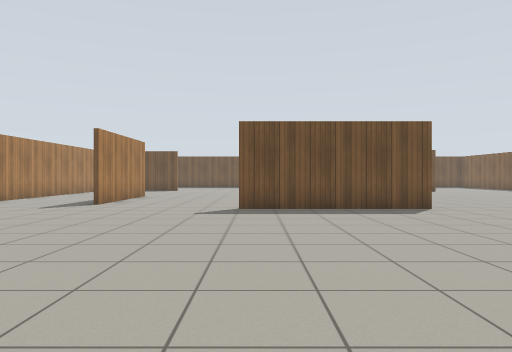
[1] (above)

23 first-person views from a walk through a robot-simulator world made for Gazebo. The camera is 0.94 m above the floor, looks level and sees 70° across. The floor is counted in squares, 1 m on a side. Each view is taken from the middle of a square. On the plan, view 1 faces up. The plan holds only what a view shows up to about 13 squares ahead; the rest is blank. Gazebo's built-in surfaces are drawn with simple patterns.

[2]
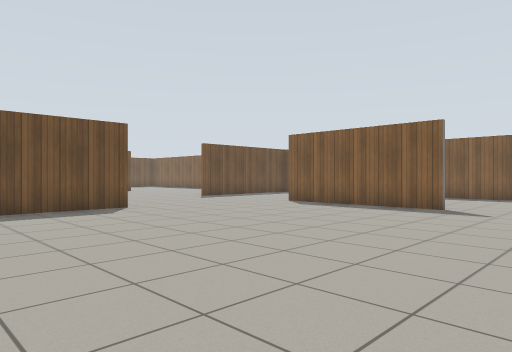

[3]
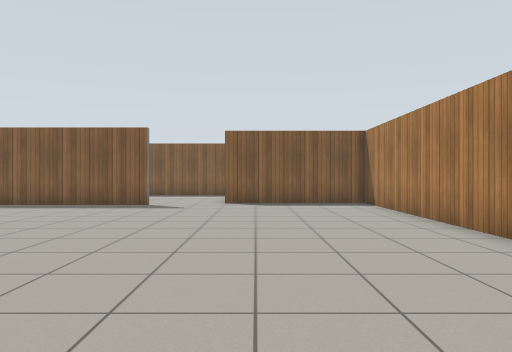

[4]
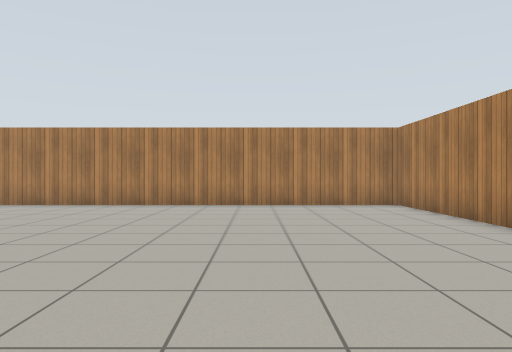

[5]
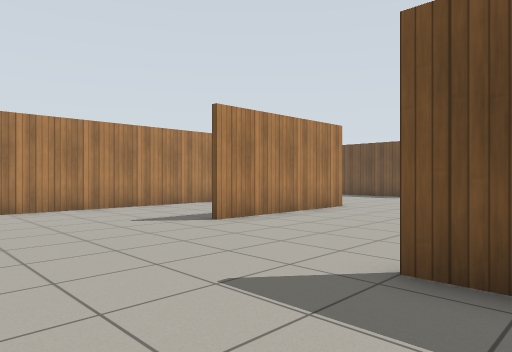

[6]
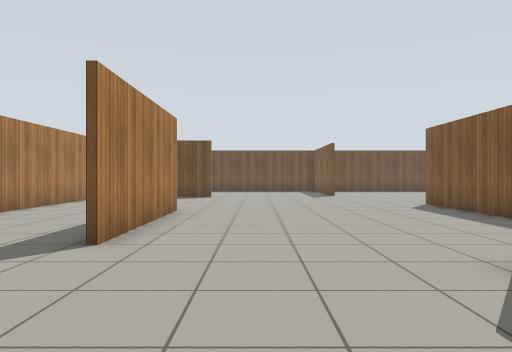

[7]
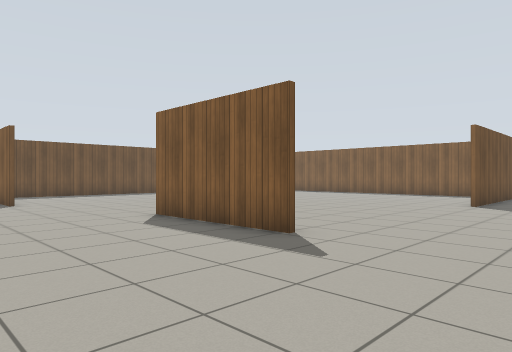

[8]
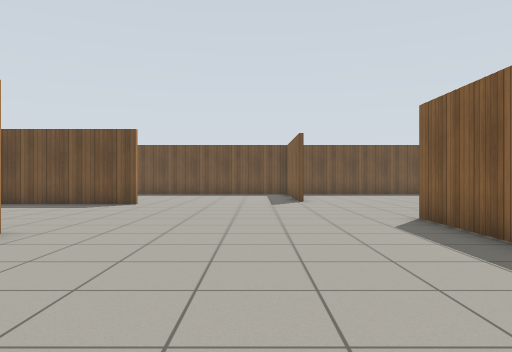

[9]
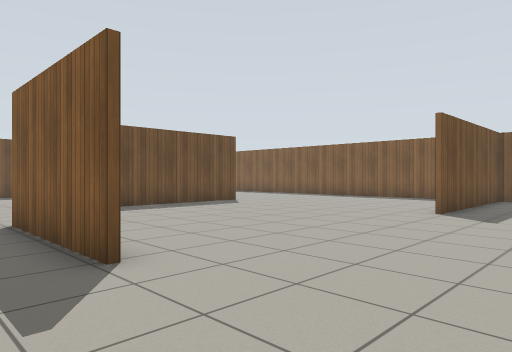

[10]
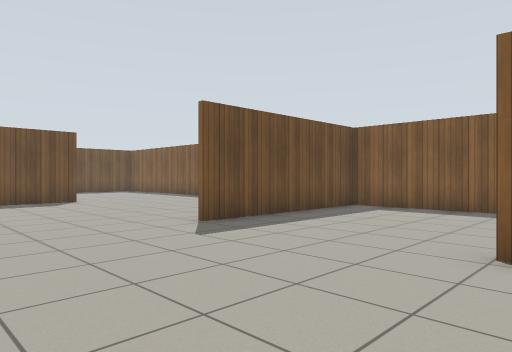

[11]
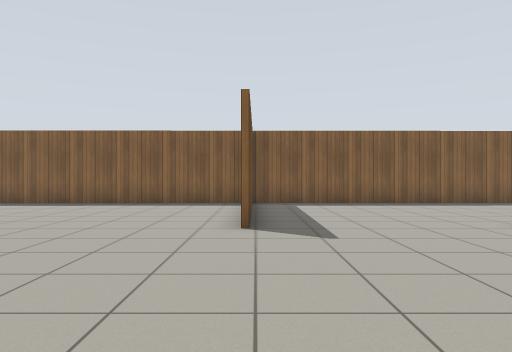

[12]
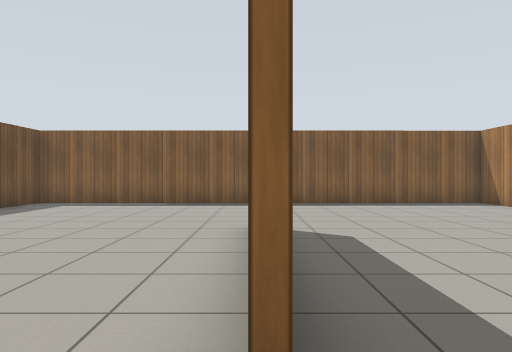

[13]
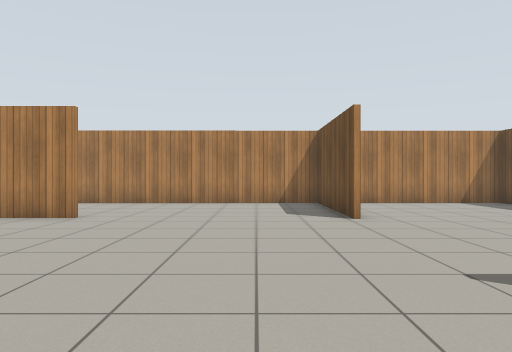

[14]
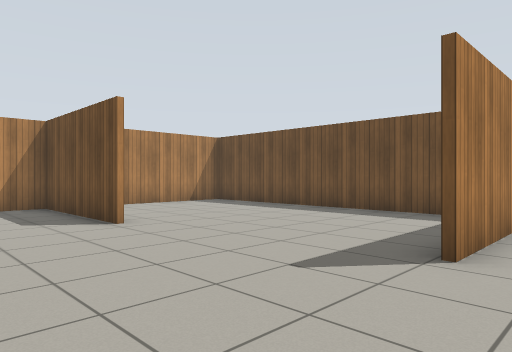

[15]
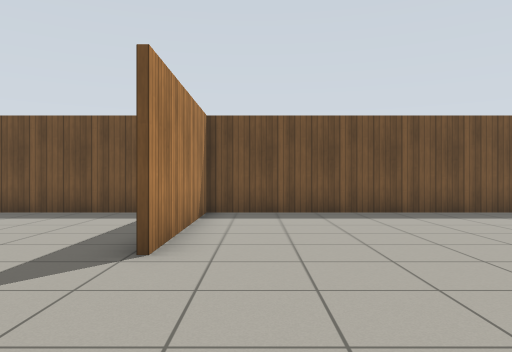

[16]
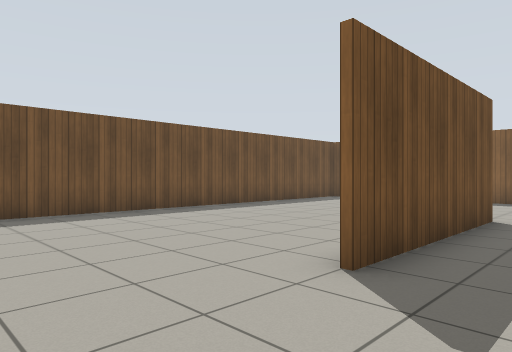

[17]
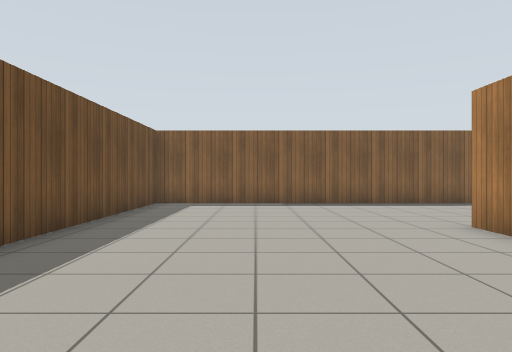

[18]
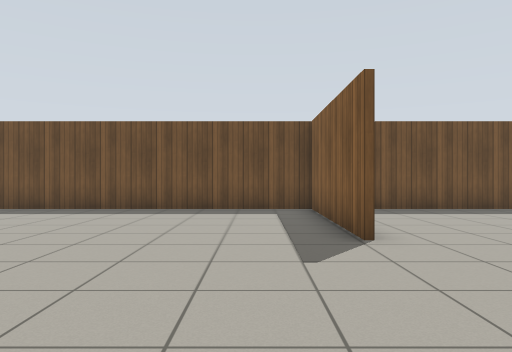

[19]
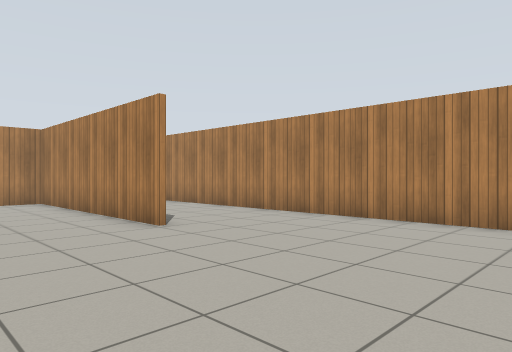

[20]
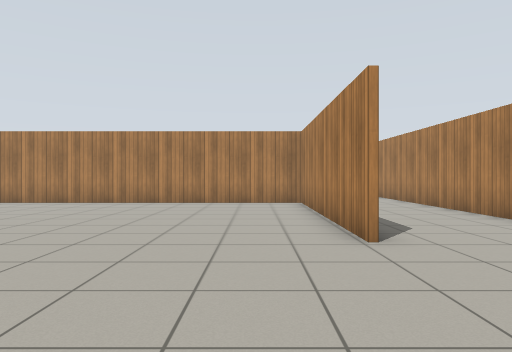

[21]
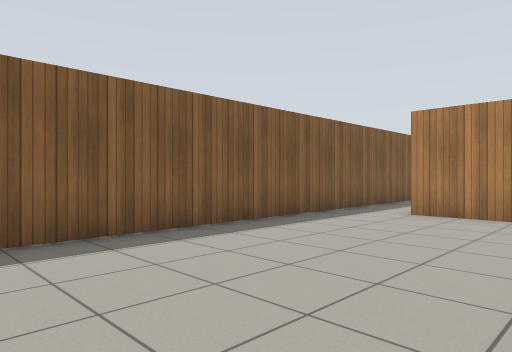

[22]
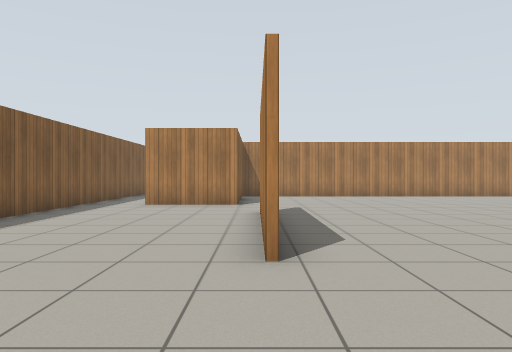

[23]
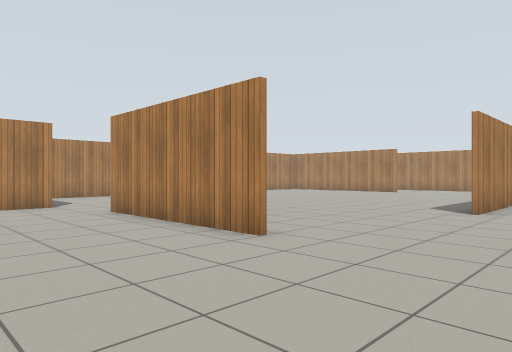

### Floor plan
Points are (right, up) in squares from view 1. A wall is a line through its corners. A room is listed if a view was taken in it or the views show most of it. See-through windows are left out.
Room 1 (views 1, 2, 3, 4, 5, 6, 7, 8, 9, 10, 11, 12, 13, 14, 15, 16, 17, 18, 19, 20, 21, 22, 23)
walls: (2.6, 14.7) (2.6, 19.1); (5.1, 10.4) (-0.5, 10.4); (1.3, 10.6) (5, 10.6); (10.9, 9) (10.9, 3.5); (-5.2, 17) (-5.2, 11.9); (9.6, 22) (10.8, 22); (10.8, 21.9) (5.3, 21.9); (0.6, 24.2) (0.6, 29.4); (15, 14.3) (16.6, 14.3) (16.5, 29.4) (-9.6, 29.4) (-9.6, 24.6); (10.7, 3.4) (10.7, 9); (-4.9, 23.1) (-9.6, 23.1) (-9.5, 4.5); (-5.6, 3.9) (-5.6, -3.8) (11.6, -3.8) (11.6, 1.1) (14.6, 1.1); (0.7, 29.4) (0.7, 24.2); (16.7, 1.4) (16.6, 14.1) (10.5, 14.1)
ways out: opening at (-8, 3.7); opening at (15.5, 1)

Where each view was taken, in squares from view 1:
view 1: 0 up, 0 right, facing up
view 2: 0 up, 0 right, facing up-right
view 3: 0 up, 1 left, facing right
view 4: 8 up, 1 left, facing down
view 5: 7 up, 1 right, facing up-left
view 6: 7 up, 3 left, facing up
view 7: 11 up, 2 left, facing up-right
view 8: 11 up, 1 left, facing up
view 9: 11 up, 1 right, facing up-right
view 10: 8 up, 6 right, facing up-right
view 11: 14 up, 4 right, facing right
view 12: 22 up, 4 right, facing right
view 13: 21 up, 3 right, facing left
view 14: 20 up, 2 right, facing up-left
view 15: 20 up, 2 right, facing up
view 16: 20 up, 2 right, facing up-right
view 17: 26 up, 4 right, facing right
view 18: 19 up, 1 left, facing up
view 19: 10 up, 2 left, facing down-left
view 20: 9 up, 4 left, facing down
view 21: 10 up, 11 right, facing down-right
view 22: 13 up, 11 right, facing down
view 23: 13 up, 15 right, facing down-left
